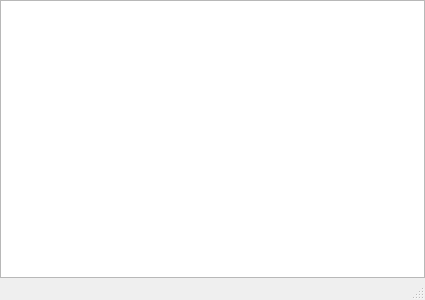
<?xml version="1.0" encoding="UTF-8"?>
<ui version="4.0">
 <class>dialogDataWindow</class>
 <widget class="QMainWindow" name="dialogDataWindow">
  <property name="geometry">
   <rect>
    <x>0</x>
    <y>0</y>
    <width>425</width>
    <height>300</height>
   </rect>
  </property>
  <property name="windowTitle">
   <string>MainWindow</string>
  </property>
  <widget class="QWidget" name="centralwidget">
   <layout class="QGridLayout" name="gridLayout">
    <property name="leftMargin">
     <number>0</number>
    </property>
    <property name="topMargin">
     <number>0</number>
    </property>
    <property name="rightMargin">
     <number>0</number>
    </property>
    <property name="bottomMargin">
     <number>0</number>
    </property>
    <item row="0" column="0">
     <widget class="QPlainTextEdit" name="plainTextEdit">
      <property name="font">
       <font>
        <family>Courier</family>
        <pointsize>9</pointsize>
       </font>
      </property>
      <property name="lineWrapMode">
       <enum>QPlainTextEdit::NoWrap</enum>
      </property>
     </widget>
    </item>
   </layout>
  </widget>
  <widget class="QMenuBar" name="menubar">
   <property name="geometry">
    <rect>
     <x>0</x>
     <y>0</y>
     <width>425</width>
     <height>26</height>
    </rect>
   </property>
  </widget>
  <widget class="QStatusBar" name="statusbar">
   <property name="enabled">
    <bool>false</bool>
   </property>
  </widget>
 </widget>
 <resources/>
 <connections/>
</ui>
